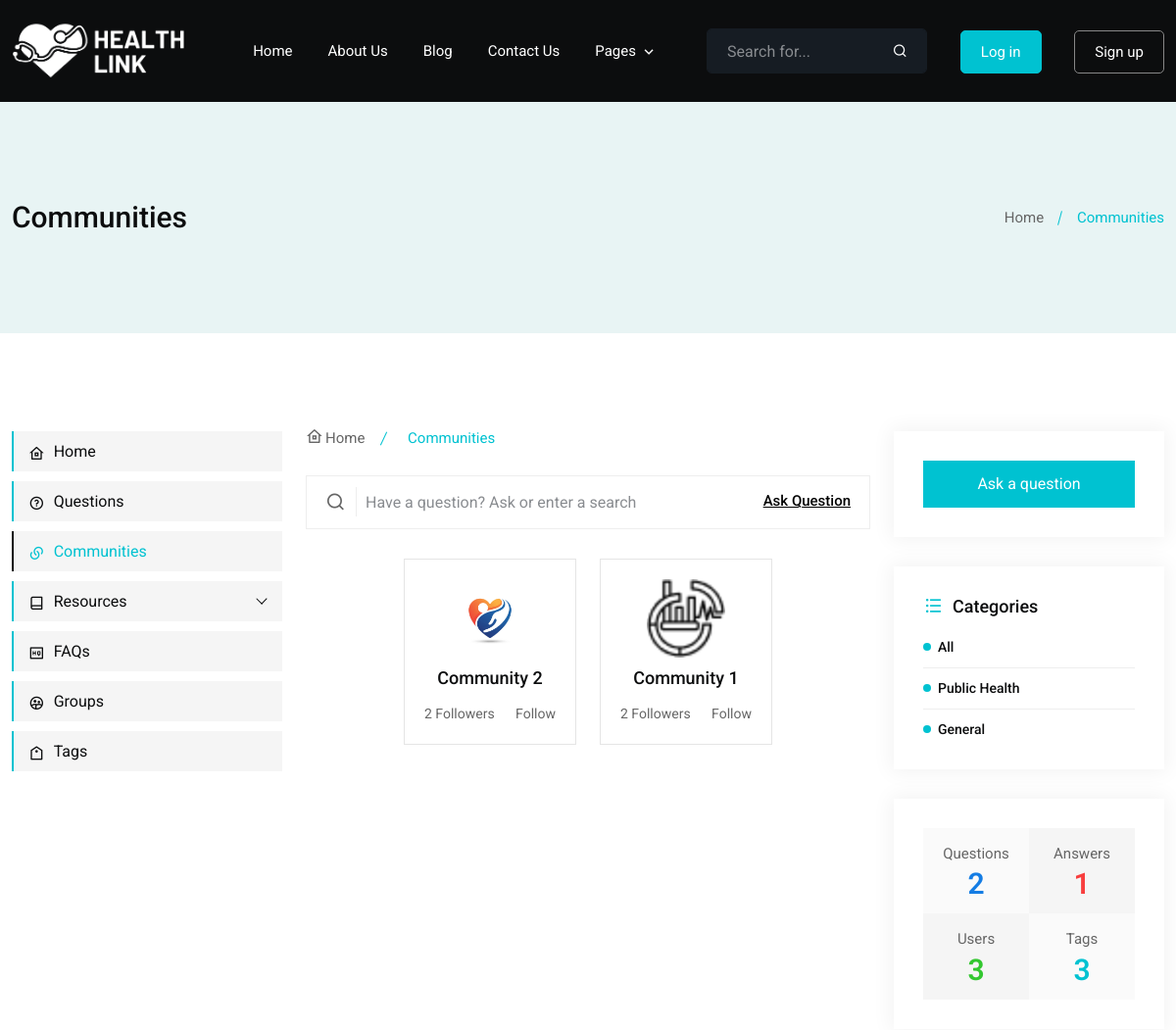
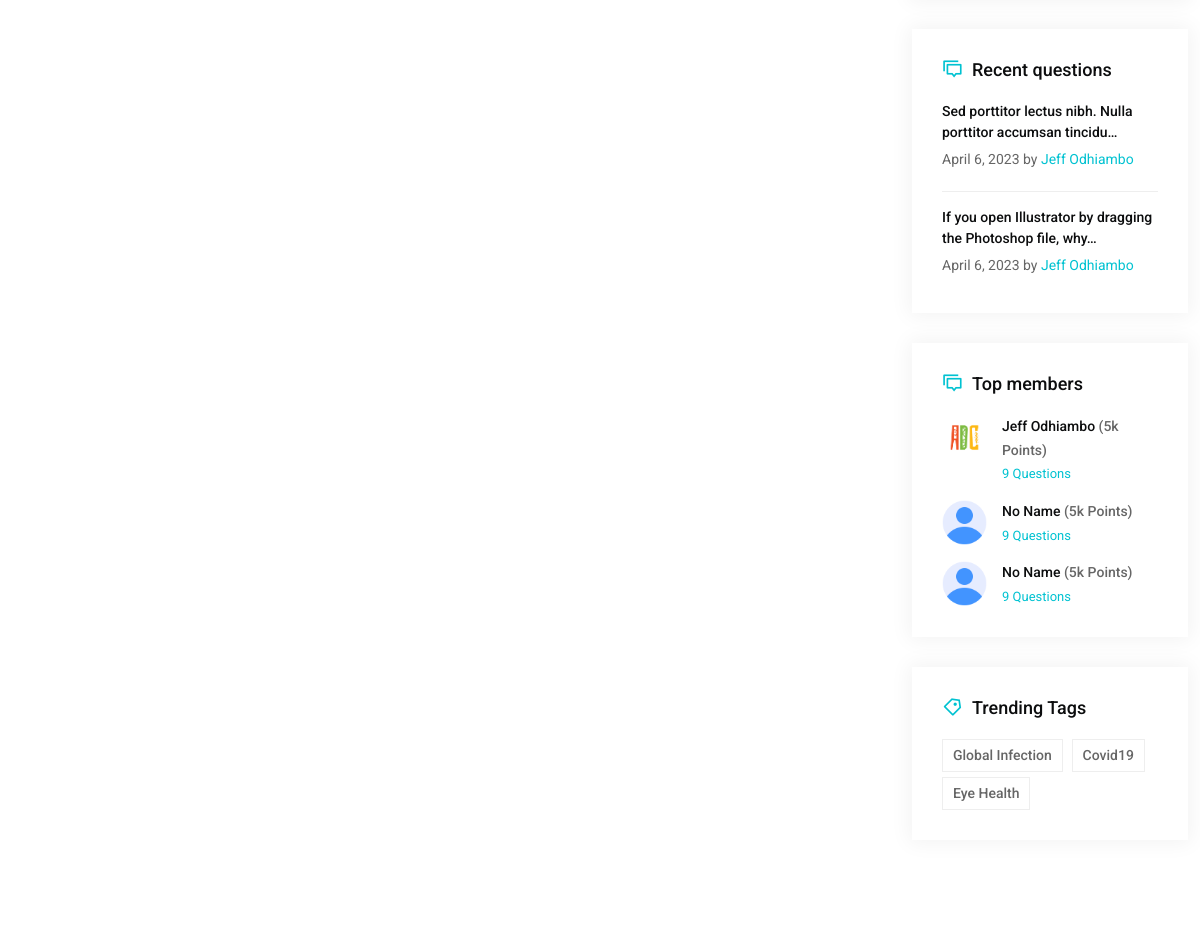
/forum/communities/ (upper part), run on an earlier commit of the app's database (2 pictures, top to bottom).
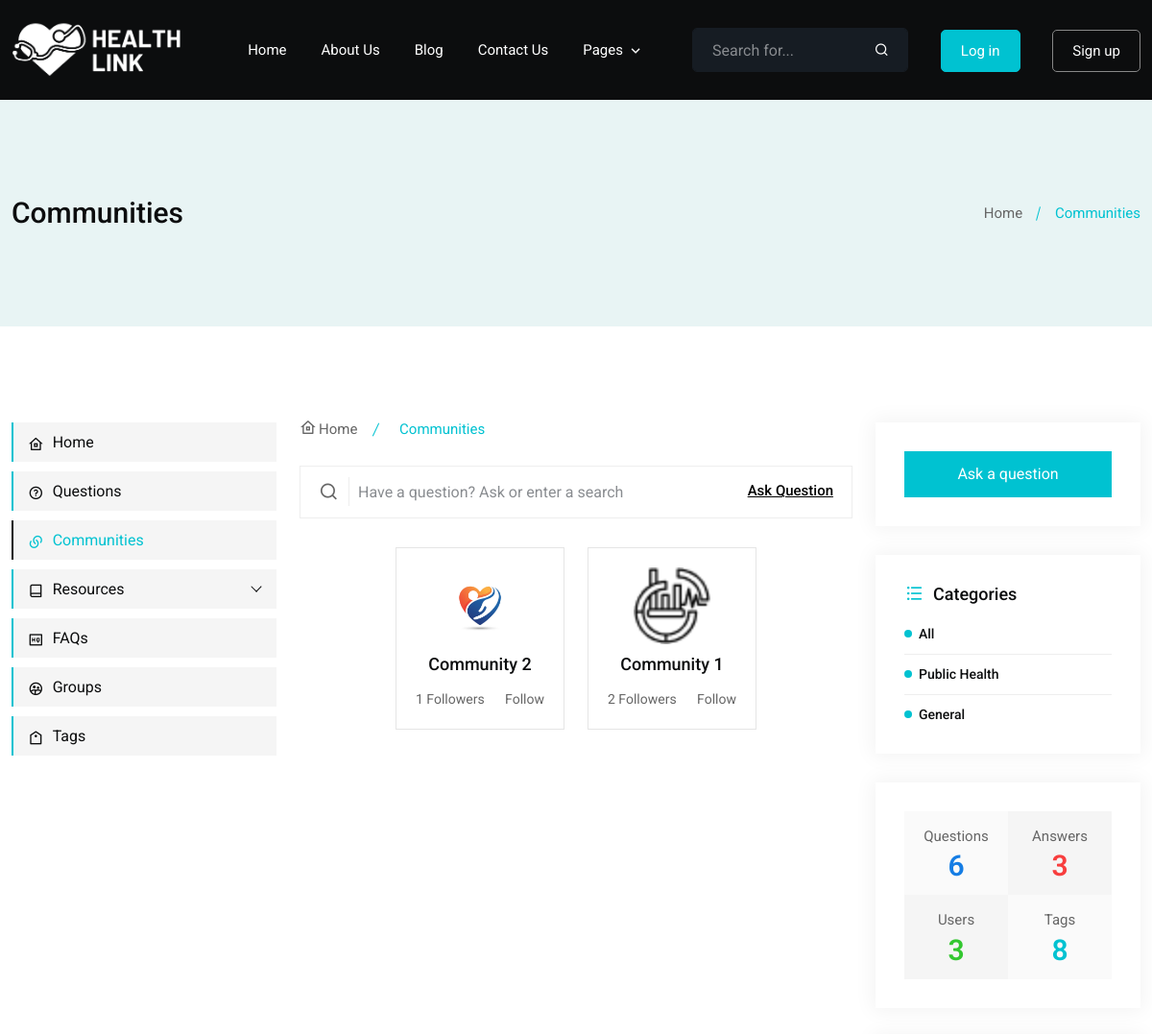
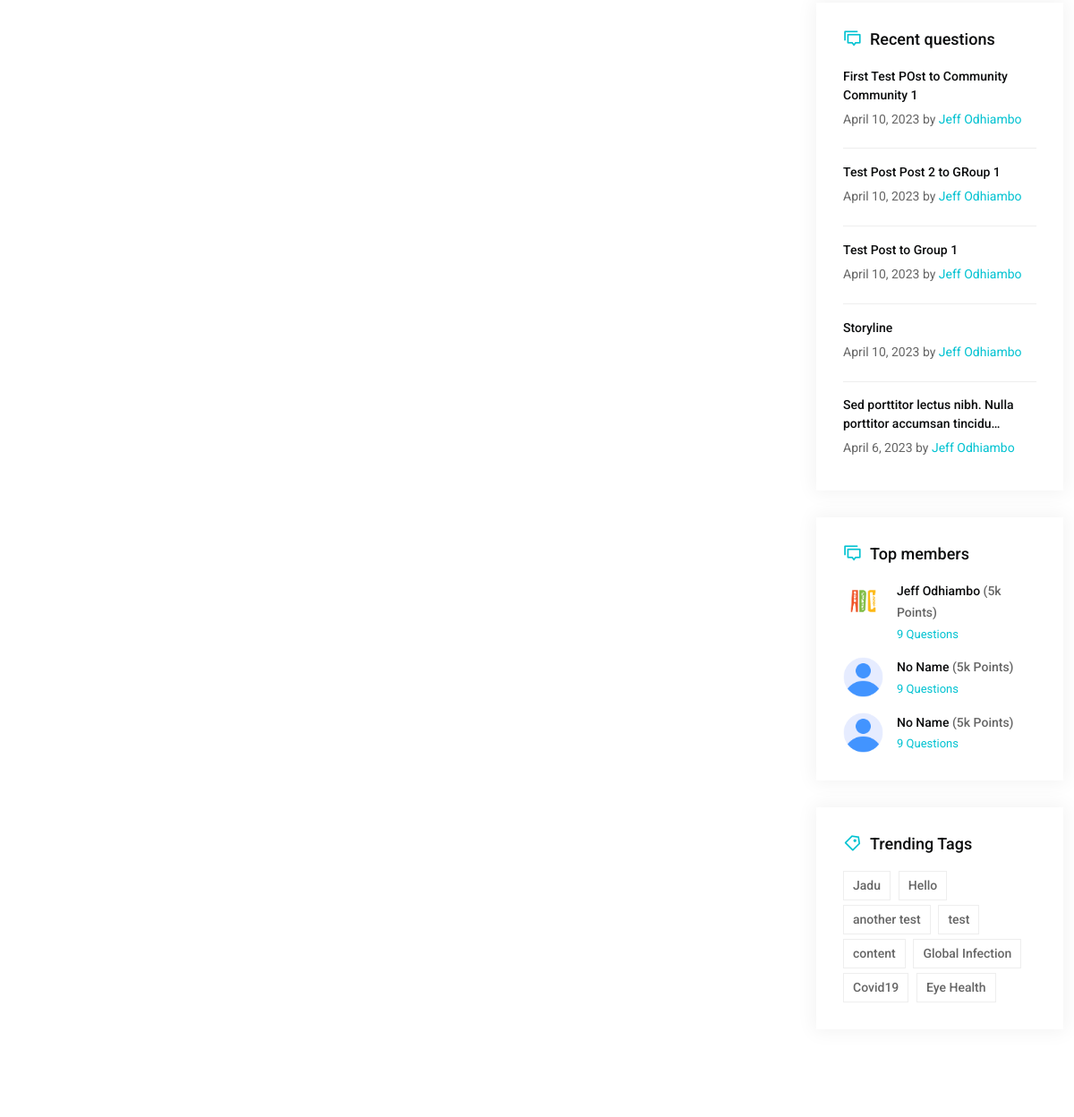
And on a later commit of the database (2 pictures, top to bottom).
### discussion/models.py (models this page shows, shortened)
class Community(models.Model):
    title = models.CharField(max_length=255)
    slug = models.SlugField(max_length=255, unique=True)
    owner = models.ForeignKey(User, on_delete=models.CASCADE, related_name='owned_communities')
    description = models.TextField(null=True, blank=True)
    image = models.ImageField(upload_to='community_images', null=True, blank=True)
    followers = models.ManyToManyField(User, related_name='followed_communities', blank=True)
    created_at = models.DateTimeField(auto_now_add=True)
    updated_at = models.DateTimeField(auto_now=True)
    class Meta:
        ordering = ('-created_at',)
        verbose_name = 'Communities'
    def get_absolute_url(self):
        return reverse('questions:community_detail', kwargs={'slug': self.slug})

class Question(models.Model):
    title = models.CharField(max_length=255)
    slug = models.SlugField(max_length=255, unique=True)
    description = models.TextField()
    category = models.ForeignKey('core.Category', on_delete=models.CASCADE, related_name='questions')
    user = models.ForeignKey(User, on_delete=models.CASCADE, related_name='questions')
    group = models.ForeignKey(Group, on_delete=models.CASCADE, null=True, blank=True, related_name='questions')
    community = models.ForeignKey(Community, on_delete=models.CASCADE, null=True, blank=True, related_name='questions')
    tags = models.ManyToManyField('core.Tag', related_name='questions', blank=True)
    views = models.PositiveIntegerField(default=0)
    created_at = models.DateTimeField(auto_now_add=True)
    updated_at = models.DateTimeField(auto_now=True)
    class Meta:
        ordering = ('-created_at',)
    def get_absolute_url(self):
        return reverse('questions:question_detail', kwargs={'slug': self.slug})

### core/models.py (models this page shows)
class Category(models.Model):
    title = models.CharField(max_length=100)
    slug = models.SlugField(max_length=100, unique=True)
    image = models.ImageField(upload_to='category/', null=True, blank=True)
    description = models.TextField(null=True, blank=True)
    created_at = models.DateTimeField(auto_now_add=True)
    updated_at = models.DateTimeField(auto_now=True)
    class Meta:
        ordering = ('-created_at',)
        verbose_name_plural = 'Categories'
    def __str__(self):
        return self.title

class Tag(models.Model):
    title = models.CharField(max_length=100)
    slug = models.SlugField(max_length=100, unique=True)
    image = models.ImageField(upload_to='tags/', null=True, blank=True)
    description = models.TextField(null=True, blank=True)
    followers = models.ManyToManyField('auth.User', related_name='followed_tags', blank=True)
    created_at = models.DateTimeField(auto_now_add=True)
    updated_at = models.DateTimeField(auto_now=True)
    class Meta:
        ordering = ('-created_at',)
        verbose_name_plural = 'Tags'
    def __str__(self):
        return self.title

### users/models.py (models this page shows, shortened)
class Profile(models.Model):
    user = models.OneToOneField('auth.User', on_delete=models.CASCADE, related_name='profile')
    gender = models.CharField(max_length=10, choices=GENDER_CHOICES, default='other')
    age = models.PositiveSmallIntegerField(blank=True, null=True)
    location = models.CharField(max_length=100, blank=True, null=True)
    language_preference = models.CharField(max_length=100, choices=LANGUAGE_CHOICES, default='English')
    followers = models.ManyToManyField(Follower, blank=True)
    image = models.ImageField(upload_to='users/profiles/', null=True, blank=True)
    bio = models.TextField(null=True, blank=True)
    phone_number = models.CharField(max_length=15, blank=True, null=True)
    facebook = models.URLField(blank=True, null=True)
    instagram = models.URLField(blank=True, null=True)
    twitter = models.URLField(blank=True, null=True)
    linkedin = models.URLField(blank=True, null=True)
    created_at = models.DateTimeField(auto_now_add=True)
    updated_at = models.DateTimeField(auto_now=True)
    def get_absolute_url(self):
        return reverse('users:user_profile', kwargs={'username': self.user.username})

### discussion/views.py (the view)
# urls.py: path('communities/', views.communities, name='communities'),
def communities(request):
    context = {
        'title': 'Communities',
        'communities': Community.objects.all(),
        'q_category': 'is_active',
    }
    return render(request, 'forum/community/index.html', context)

### core/context_processor.py (called while the page is built)
def categories(request):
    return {
        'categories': Category.objects.all(),
        'tags': Tag.objects.all(),
        'latest_post': Question.objects.order_by('-created_at')[:5],
        'top_members': User.objects.all()[:4],
        'total_users': User.objects.all().count(),
        'total_questions': Question.objects.all().count(),
        'total_answers': Answer.objects.all().count(),
    }

### templates/forum/community/index.html
{% extends 'base.html' %}
{% block content %}
		<div class="main-content-area ptb-100">
			<div class="container">
				<div class="row">
					<div class="col-lg-3">
						{% include 'partials/left-sidebar.html' %}
					</div>
					<div class="col-lg-6">
						<div class="middull-content">
							<ul class="page-nish">
								<li>
									<a href="/">
										<i class="ri-home-8-line"></i>
										Home
									</a>
								</li>
								<li class="active">
									Communities
								</li>
							</ul>
							{% include 'partials/search.html' %}
							<div class="row justify-content-center">
								{% if communities %}
									{% for community in communities %}
										<div class="col-xl-4 col-sm-6">
                                            <a href="{{ community.get_absolute_url }}">
                                                <div class="single-communities-box">
                                                    <img src="{% if community.image %}{{ community.image.url }}{% else %}/static/community.jpg{% endif %}" width="80" alt="{{ community.title }}">
                                                    <h3>
                                                        <a href="{{ community.get_absolute_url }}">{{ community.title }}</a>
                                                    </h3>
                                                    <ul class="d-flex justify-content-between">
                                                        <li>{{ community.followers.all.count }} Followers</li>
                                                        <li>
                                                           <a href="{% url 'questions:follow_unfollow_community' community.slug %}" class="active">{% if request.user in community.followers.all %}Unfollow{% else %}Follow{% endif %}</a>
                                                        </li>
                                                    </ul>
                                                </div>
                                            </a>
										</div>
									{% endfor %}
								{% else %}
									<div class="col-lg-12">
										<div class="alert alert-warning">
											No communities found.
										</div>
									</div>
								{% endif %}
							</div>
						</div>
					</div>
					<div class="col-lg-3">
						{% include 'resources/partials/right-sidebar.html' %}
					</div>
				</div>
			</div>
		</div>
{% endblock %}

### templates/resources/partials/right-sidebar.html (shortened to what the changed rows need)
<div class="right-siderbar">
    <div class="right-siderbar-common">
        {% if categories %}
        <div class="category discussions">
                <ul>
                    {% if q_category %}
                        {% for category in categories %}
                        <li>
                            <a href="{% url 'questions:category_detail' category.slug %}">{{ category }}</a>
                        </li>
                        {% endfor %}
                    {% endif %}
                </ul>
            </div>
        </div>
        {% endif %}
        <div class="right-siderbar-common">
            <div class="answer-count">
                <ul class="d-flex flex-wrap">
                    <li>
                        <span>Questions</span>
                        <span class="count">{{ total_questions }}</span>
                    </li>
                    <li>
                        <span>Answers</span>
                        <span class="count">{{ total_answers }}</span>
                    </li>
                    <li>
                        <span>Tags</span>
                        <span class="count">{{ tags.all.count }}</span>
                    </li>
                </ul>
            </div>
        </div>
    {% if latest_post %}
    <div class="right-siderbar-common">
        <div class="recent-post">
            <ul>
                {% for post in latest_post %}
                    <li>
                        <a href="{{ post.get_absolute_url }}">
                            {{ post.title|truncatechars:60 }}
                        </a>
                        <p>{{ post.created_at|date }} by <a href="{{ post.user.profile.get_absolute_url }}">{{ post.user.get_full_name }}</a></p>
                    </li>
                {% endfor %}
            </ul>
        </div>
    </div>
    {% endif %}
    {% if top_members %}
    <div class="right-siderbar-common">
        <div class="top-members">
            <ul>
                {% for member in top_members %}
                <li>
                    <a href="{% url 'users:user_profile' member.username %}">
                        {% if member.profile.image %}
                            <img src="{{ member.profile.image.url }}" style="max-height: 45px !important;" alt="{{ user.username }}">
                        {% else %}
                            {% if member.profile.gender == 'other' %}
                                <img src="/static/user.png" style="max-height: 45px !important;" alt="{{ user.username }}">
                            {% elif member.profile.gender == 'male' %}
                                <img src="/static/man.png" style="max-height: 45px !important;" alt="{{ user.username }}">
                            {% else %}
                                <img src="/static/woman.png" style="max-height: 45px !important;" alt="{{ user.username }}">
                            {% endif %}
                        {% endif %}
                        <p>{{ member.get_full_name|default:"No Name" }} <span>(5k Points)</span></p>
                        <span>9 Questions</span>
                    </a>
                </li>
                {% endfor %}
            </ul>
        </div>
    </div>
    {% endif %}
    {% if tags %}
    <div class="right-siderbar-common">
        <div class="trending-tags">
            <ul>
                {% for tag in tags %}
                <li>
                    <a href="{% url 'questions:tag_detail' tag.slug %}">
                        {{ tag }}
                    </a>
                </li>
                {% endfor %}
            </ul>
        </div>
    </div>
    {% endif %}
</div>

What changed in the data, as far as the page shows it:
no longer on this page (row edited): Question: title "If you open Illustrator by dragging the Photoshop file, why…", created_at "April 6, 2023", user.get_full_name "Jeff Odhiambo"
computed for Community "Community 2": followers.all.count "2" → "1"
added Question: title "First Test POst to Community Community 1", created_at "April 10, 2023", user.get_full_name "Jeff Odhiambo"
added Question: title "Test Post Post 2 to GRoup 1", created_at "April 10, 2023", user.get_full_name "Jeff Odhiambo"
added Question: title "Test Post to Group 1", created_at "April 10, 2023", user.get_full_name "Jeff Odhiambo"
added Question: title "Storyline", created_at "April 10, 2023", user.get_full_name "Jeff Odhiambo"
added Tag: title "Jadu"
added Tag: title "Hello"
added Tag: title "another test"
added Tag: title "test"
added Tag: title "content"
Also different on the page:
{{ total_questions }}: "2" → "6"
{{ total_answers }}: "1" → "3"
{{ tags.all.count }}: "3" → "8"
